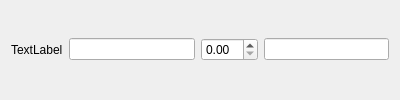
<?xml version="1.0" encoding="UTF-8"?>
<ui version="4.0">
 <class>Form</class>
 <widget class="QWidget" name="Form">
  <property name="geometry">
   <rect>
    <x>0</x>
    <y>0</y>
    <width>400</width>
    <height>100</height>
   </rect>
  </property>
  <property name="windowTitle">
   <string>Form</string>
  </property>
  <layout class="QVBoxLayout" name="verticalLayout">
   <item>
    <layout class="QHBoxLayout" name="horizontalLayout">
     <item>
      <widget class="QLabel" name="label">
       <property name="text">
        <string>TextLabel</string>
       </property>
      </widget>
     </item>
     <item>
      <widget class="QLineEdit" name="lineEdit"/>
     </item>
     <item>
      <widget class="QDoubleSpinBox" name="doubleSpinBox"/>
     </item>
     <item>
      <widget class="QLineEdit" name="lineEdit_2"/>
     </item>
    </layout>
   </item>
  </layout>
 </widget>
 <resources/>
 <connections/>
</ui>
